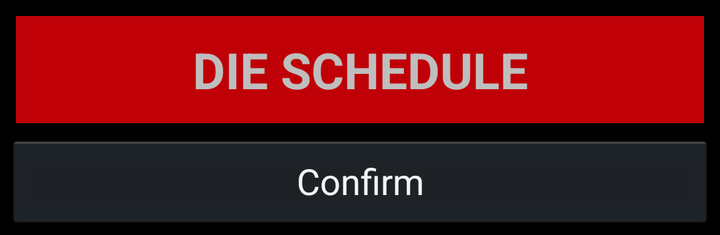
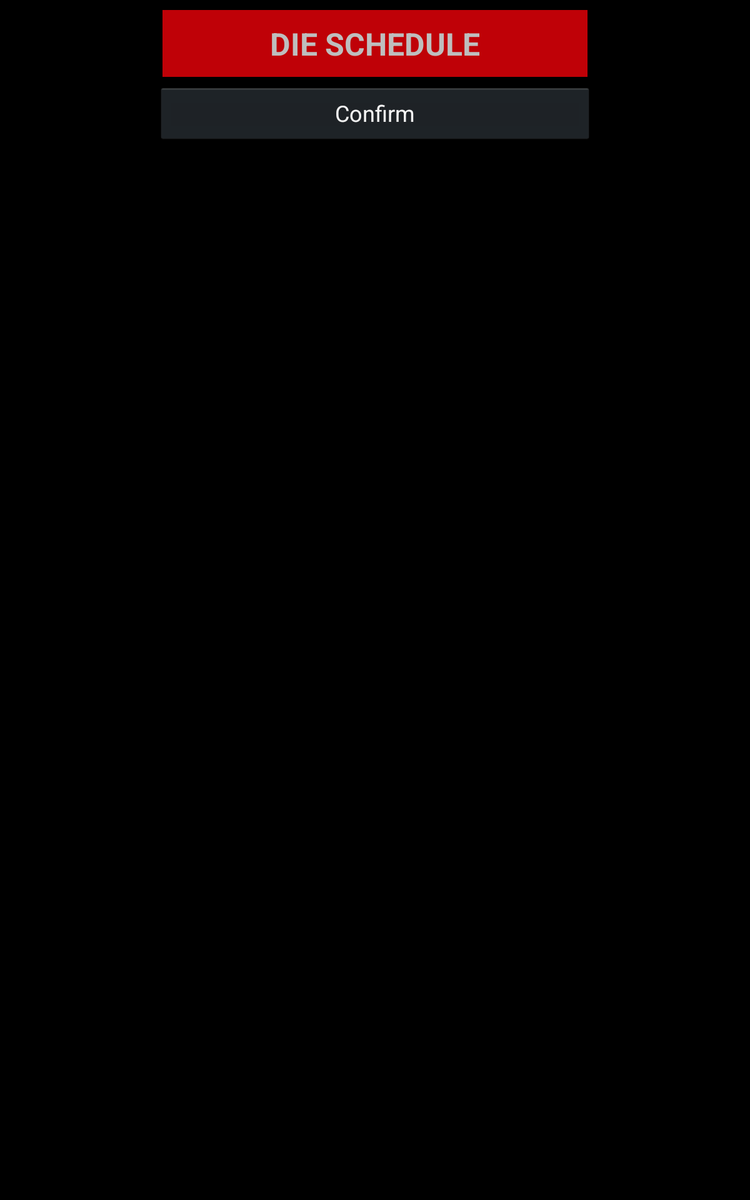

First picture: res/layout/ on a phone held upright. Second picture: the repository's own variant of that layout, on a device whose configuration matches the variant's folder. Source for both follows.
<!-- AndroidManifest.xml: application theme AppTheme -->
<!-- res/layout/steel_drawing.xml -->
<?xml version="1.0" encoding="utf-8"?>
<LinearLayout xmlns:android="http://schemas.android.com/apk/res/android"
    xmlns:app="http://schemas.android.com/apk/res-auto"
    android:layout_width="fill_parent"
    android:layout_height="wrap_content"
    android:layout_gravity="center_horizontal"
    android:layout_margin="3dp"
    android:orientation="vertical"
    android:useDefaultMargins="true" 
    >

    <TextView
        android:layout_width="fill_parent"
        android:layout_height="wrap_content"
        android:layout_margin="5dp"
        android:layout_gravity="center"
        android:text="@string/dieschedule"
        android:textSize="25sp"
        android:textStyle="bold" 
        android:background="@color/Red"
        android:padding="10dp"
        android:gravity="center"
        />

    <LinearLayout style="@style/form_layout" >

        <TextView
            style="@style/inputLabel"
            android:text="@string/inlet" />

        <EditText
            android:id="@+id/txtinlet"
            style="@style/inputNumbers"
            android:inputType="numberDecimal"
            />

        <TextView
            style="@style/measure"
            android:text="mm" />
    </LinearLayout>

    <LinearLayout style="@style/form_layout" >

        <TextView
            style="@style/inputLabel"
            android:text="@string/outlet" />

        <EditText
            android:id="@+id/txtoutlet"
            style="@style/inputNumbers"
            android:inputType="numberDecimal"
             />

        <TextView
            style="@style/measure"
            android:text="mm" />
    </LinearLayout>

    <LinearLayout style="@style/form_layout" >

        <TextView
            style="@style/inputLabel"
            android:text="@string/n_of_dies" />

        <Spinner
            android:id="@+id/n_of_dies"
            style="@style/inputNumbers" />

        <TextView
            style="@style/measure"
            android:text="#" />
    </LinearLayout>

    <LinearLayout style="@style/form_layout" >

        <TextView
            style="@style/inputLabel"
            android:text="@string/carbon_content" />

        <Spinner
            android:id="@+id/carbon_content"
            style="@style/inputNumbers" />

        <TextView
            style="@style/measure"
            android:text="%" />
    </LinearLayout>

    <LinearLayout style="@style/form_layout" >

        <TextView
            style="@style/inputLabel"
            android:text="@string/target_speed" />

        <EditText
            android:id="@+id/txttargetspeed"
            style="@style/inputNumbers"
            android:inputType="number"
           />

        <TextView
            style="@style/measure"
            android:text="m/s" />
    </LinearLayout>

    <Button
        android:id="@+id/btnSubmit"
        android:layout_width="match_parent"
        android:layout_height="wrap_content"
        android:ems="5"
        android:text="@string/confirm" />

</LinearLayout>
<!-- resources referenced by this layout -->
<resources>
  <color name="Red">#BF0107</color>
  <string name="carbon_content">CARBON CONTENT</string>
  <string name="confirm">Confirm</string>
  <string name="dieschedule">DIE SCHEDULE</string>
  <string name="inlet">INLET</string>
  <string name="n_of_dies">N. of DIES</string>
  <string name="outlet">OUTLET</string>
  <string name="target_speed">TARGET SPEED</string>
  <style name="inputLabel" parent="@android:style/TextAppearance.Medium">
           <item name="android:layout_width">match_parent</item>
           <item name="android:layout_height">wrap_content</item>
          <item name="android:textColor">@color/White</item>
          <item name="android:gravity">right|bottom</item>
      </style>
  <style name="inputNumbers">
         
         <item name="android:layout_height">40dp</item>
         <item name="android:layout_width">200dp</item>
         <item name="android:gravity">center</item>
         
         
      </style>
  <style name="measure" parent="@android:style/TextAppearance.Small">
          <item name="android:layout_width">match_parent</item>
          <item name="android:layout_height">wrap_content</item>
          <item name="android:textColor">@color/White</item>
          <item name="android:gravity">right</item>
      </style>
  <style name="AppTheme" parent="AppBaseTheme">
      </style>
  <color name="White">#FFFFFF</color>
  <style name="AppBaseTheme" parent="android:Theme.Holo">
          
      </style>
</resources>
<!-- res/layout-large/steel_drawing.xml (the repository's variant of the layout above) -->
<!-- drawn on a 7-inch tablet held upright -->
<?xml version="1.0" encoding="utf-8"?>
<LinearLayout xmlns:android="http://schemas.android.com/apk/res/android"
    android:id="@+id/adlayout"
    android:layout_width="fill_parent"
    android:layout_height="fill_parent"
    android:gravity="center_horizontal"
    android:orientation="horizontal"
    android:weightSum="1" >

    <LinearLayout
        android:layout_width="0dp"
        android:layout_height="wrap_content"
        android:layout_gravity="center_horizontal"
        android:layout_margin="3dp"
        android:layout_weight="0.6"
        android:orientation="vertical"
        android:useDefaultMargins="true" >
    
        <include layout="@layout/steel_drawing"/>
       
    </LinearLayout>

</LinearLayout>
<!-- res/layout/steel_drawing.xml (included above) -->
<?xml version="1.0" encoding="utf-8"?>
<LinearLayout xmlns:android="http://schemas.android.com/apk/res/android"
    xmlns:app="http://schemas.android.com/apk/res-auto"
    android:layout_width="fill_parent"
    android:layout_height="wrap_content"
    android:layout_gravity="center_horizontal"
    android:layout_margin="3dp"
    android:orientation="vertical"
    android:useDefaultMargins="true" 
    >

    <TextView
        android:layout_width="fill_parent"
        android:layout_height="wrap_content"
        android:layout_margin="5dp"
        android:layout_gravity="center"
        android:text="@string/dieschedule"
        android:textSize="25sp"
        android:textStyle="bold" 
        android:background="@color/Red"
        android:padding="10dp"
        android:gravity="center"
        />

    <LinearLayout style="@style/form_layout" >

        <TextView
            style="@style/inputLabel"
            android:text="@string/inlet" />

        <EditText
            android:id="@+id/txtinlet"
            style="@style/inputNumbers"
            android:inputType="numberDecimal"
            />

        <TextView
            style="@style/measure"
            android:text="mm" />
    </LinearLayout>

    <LinearLayout style="@style/form_layout" >

        <TextView
            style="@style/inputLabel"
            android:text="@string/outlet" />

        <EditText
            android:id="@+id/txtoutlet"
            style="@style/inputNumbers"
            android:inputType="numberDecimal"
             />

        <TextView
            style="@style/measure"
            android:text="mm" />
    </LinearLayout>

    <LinearLayout style="@style/form_layout" >

        <TextView
            style="@style/inputLabel"
            android:text="@string/n_of_dies" />

        <Spinner
            android:id="@+id/n_of_dies"
            style="@style/inputNumbers" />

        <TextView
            style="@style/measure"
            android:text="#" />
    </LinearLayout>

    <LinearLayout style="@style/form_layout" >

        <TextView
            style="@style/inputLabel"
            android:text="@string/carbon_content" />

        <Spinner
            android:id="@+id/carbon_content"
            style="@style/inputNumbers" />

        <TextView
            style="@style/measure"
            android:text="%" />
    </LinearLayout>

    <LinearLayout style="@style/form_layout" >

        <TextView
            style="@style/inputLabel"
            android:text="@string/target_speed" />

        <EditText
            android:id="@+id/txttargetspeed"
            style="@style/inputNumbers"
            android:inputType="number"
           />

        <TextView
            style="@style/measure"
            android:text="m/s" />
    </LinearLayout>

    <Button
        android:id="@+id/btnSubmit"
        android:layout_width="match_parent"
        android:layout_height="wrap_content"
        android:ems="5"
        android:text="@string/confirm" />

</LinearLayout>
